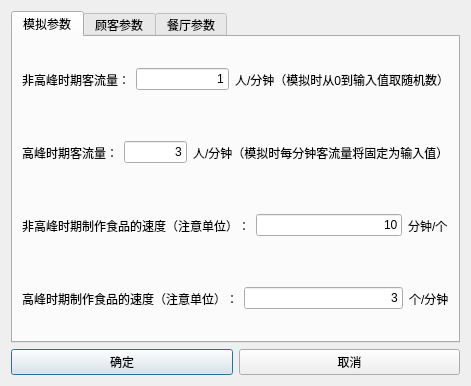
<?xml version="1.0" encoding="UTF-8"?>
<ui version="4.0">
 <class>setDialog</class>
 <widget class="QDialog" name="setDialog">
  <property name="geometry">
   <rect>
    <x>0</x>
    <y>0</y>
    <width>471</width>
    <height>386</height>
   </rect>
  </property>
  <property name="windowTitle">
   <string>参数设置</string>
  </property>
  <layout class="QVBoxLayout" name="verticalLayout">
   <item>
    <widget class="QTabWidget" name="tabWidget">
     <property name="currentIndex">
      <number>0</number>
     </property>
     <widget class="QWidget" name="tab">
      <attribute name="title">
       <string>模拟参数</string>
      </attribute>
      <layout class="QVBoxLayout" name="verticalLayout_5">
       <item>
        <layout class="QHBoxLayout" name="horizontalLayout_15">
         <item>
          <widget class="QLabel" name="label_14">
           <property name="text">
            <string>非高峰时期客流量：</string>
           </property>
          </widget>
         </item>
         <item>
          <widget class="QLineEdit" name="lineEdit_28">
           <property name="text">
            <string>1</string>
           </property>
           <property name="alignment">
            <set>Qt::AlignRight|Qt::AlignTrailing|Qt::AlignVCenter</set>
           </property>
          </widget>
         </item>
         <item>
          <widget class="QLabel" name="label_39">
           <property name="text">
            <string>人/分钟（模拟时从0到输入值取随机数）</string>
           </property>
          </widget>
         </item>
        </layout>
       </item>
       <item>
        <layout class="QHBoxLayout" name="horizontalLayout_16">
         <item>
          <widget class="QLabel" name="label_37">
           <property name="text">
            <string>高峰时期客流量：</string>
           </property>
          </widget>
         </item>
         <item>
          <widget class="QLineEdit" name="lineEdit_29">
           <property name="text">
            <string>3</string>
           </property>
           <property name="alignment">
            <set>Qt::AlignRight|Qt::AlignTrailing|Qt::AlignVCenter</set>
           </property>
          </widget>
         </item>
         <item>
          <widget class="QLabel" name="label_38">
           <property name="text">
            <string>人/分钟（模拟时每分钟客流量将固定为输入值）</string>
           </property>
          </widget>
         </item>
        </layout>
       </item>
       <item>
        <layout class="QHBoxLayout" name="horizontalLayout_17">
         <item>
          <widget class="QLabel" name="label_40">
           <property name="text">
            <string>非高峰时期制作食品的速度（注意单位）：</string>
           </property>
          </widget>
         </item>
         <item>
          <widget class="QLineEdit" name="lineEdit_30">
           <property name="text">
            <string>10</string>
           </property>
           <property name="alignment">
            <set>Qt::AlignRight|Qt::AlignTrailing|Qt::AlignVCenter</set>
           </property>
          </widget>
         </item>
         <item>
          <widget class="QLabel" name="label_43">
           <property name="text">
            <string>分钟/个</string>
           </property>
          </widget>
         </item>
        </layout>
       </item>
       <item>
        <layout class="QHBoxLayout" name="horizontalLayout_18">
         <item>
          <widget class="QLabel" name="label_41">
           <property name="text">
            <string>高峰时期制作食品的速度（注意单位）：</string>
           </property>
          </widget>
         </item>
         <item>
          <widget class="QLineEdit" name="lineEdit_31">
           <property name="text">
            <string>3</string>
           </property>
           <property name="alignment">
            <set>Qt::AlignRight|Qt::AlignTrailing|Qt::AlignVCenter</set>
           </property>
          </widget>
         </item>
         <item>
          <widget class="QLabel" name="label_42">
           <property name="text">
            <string>个/分钟</string>
           </property>
          </widget>
         </item>
        </layout>
       </item>
      </layout>
     </widget>
     <widget class="QWidget" name="tab_3">
      <attribute name="title">
       <string>顾客参数</string>
      </attribute>
      <layout class="QVBoxLayout" name="verticalLayout_2">
       <item>
        <layout class="QHBoxLayout" name="horizontalLayout_2">
         <item>
          <widget class="QLabel" name="label">
           <property name="text">
            <string>队伍每增加一人所增加的离开概率:</string>
           </property>
          </widget>
         </item>
         <item>
          <widget class="QLineEdit" name="lineEdit">
           <property name="text">
            <string>0.05</string>
           </property>
          </widget>
         </item>
        </layout>
       </item>
       <item>
        <layout class="QHBoxLayout" name="horizontalLayout_3">
         <item>
          <widget class="QLabel" name="label_2">
           <property name="text">
            <string>食物不足时选择离开的概率:</string>
           </property>
          </widget>
         </item>
         <item>
          <widget class="QLineEdit" name="lineEdit_2">
           <property name="text">
            <string>0.2</string>
           </property>
          </widget>
         </item>
        </layout>
       </item>
       <item>
        <layout class="QHBoxLayout" name="horizontalLayout_4">
         <item>
          <widget class="QLabel" name="label_3">
           <property name="text">
            <string>获取食物后离开就餐的概率(不考虑座位）:</string>
           </property>
          </widget>
         </item>
         <item>
          <widget class="QLineEdit" name="lineEdit_3">
           <property name="text">
            <string>0.3</string>
           </property>
          </widget>
         </item>
        </layout>
       </item>
       <item>
        <layout class="QHBoxLayout" name="horizontalLayout_5">
         <item>
          <widget class="QLabel" name="label_4">
           <property name="text">
            <string>没有座位时离开的概率:</string>
           </property>
          </widget>
         </item>
         <item>
          <widget class="QLineEdit" name="lineEdit_4">
           <property name="text">
            <string>0.5</string>
           </property>
          </widget>
         </item>
        </layout>
       </item>
      </layout>
     </widget>
     <widget class="QWidget" name="tab_2">
      <attribute name="title">
       <string>餐厅参数</string>
      </attribute>
      <layout class="QVBoxLayout" name="verticalLayout_3">
       <item>
        <layout class="QHBoxLayout" name="horizontalLayout_6">
         <item>
          <widget class="QLabel" name="label_5">
           <property name="text">
            <string>座位数量：</string>
           </property>
          </widget>
         </item>
         <item>
          <widget class="QLineEdit" name="lineEdit_5">
           <property name="text">
            <string>15</string>
           </property>
          </widget>
         </item>
        </layout>
       </item>
       <item>
        <layout class="QHBoxLayout" name="horizontalLayout_7">
         <item>
          <widget class="QLabel" name="label_6">
           <property name="text">
            <string>每种食物的最大保存量：</string>
           </property>
          </widget>
         </item>
         <item>
          <widget class="QLineEdit" name="lineEdit_6">
           <property name="text">
            <string>20</string>
           </property>
          </widget>
         </item>
        </layout>
       </item>
       <item>
        <layout class="QVBoxLayout" name="verticalLayout_4">
         <item>
          <widget class="QLabel" name="label_7">
           <property name="text">
            <string>食物参数（从左至右依次为成本、价格、保质期）</string>
           </property>
           <property name="alignment">
            <set>Qt::AlignCenter</set>
           </property>
          </widget>
         </item>
        </layout>
       </item>
       <item>
        <layout class="QHBoxLayout" name="horizontalLayout_8">
         <item>
          <widget class="QLabel" name="label_8">
           <property name="text">
            <string>汉堡：</string>
           </property>
          </widget>
         </item>
         <item>
          <widget class="QLineEdit" name="lineEdit_7">
           <property name="text">
            <string>5</string>
           </property>
           <property name="alignment">
            <set>Qt::AlignRight|Qt::AlignTrailing|Qt::AlignVCenter</set>
           </property>
          </widget>
         </item>
         <item>
          <widget class="QLabel" name="label_15">
           <property name="text">
            <string>元  </string>
           </property>
          </widget>
         </item>
         <item>
          <widget class="QLineEdit" name="lineEdit_8">
           <property name="text">
            <string>10</string>
           </property>
           <property name="alignment">
            <set>Qt::AlignRight|Qt::AlignTrailing|Qt::AlignVCenter</set>
           </property>
          </widget>
         </item>
         <item>
          <widget class="QLabel" name="label_16">
           <property name="text">
            <string>元  </string>
           </property>
          </widget>
         </item>
         <item>
          <widget class="QLineEdit" name="lineEdit_9">
           <property name="text">
            <string>20</string>
           </property>
           <property name="alignment">
            <set>Qt::AlignRight|Qt::AlignTrailing|Qt::AlignVCenter</set>
           </property>
          </widget>
         </item>
         <item>
          <widget class="QLabel" name="label_17">
           <property name="text">
            <string>分钟</string>
           </property>
          </widget>
         </item>
        </layout>
       </item>
       <item>
        <layout class="QHBoxLayout" name="horizontalLayout_9">
         <item>
          <widget class="QLabel" name="label_18">
           <property name="text">
            <string>薯条：</string>
           </property>
          </widget>
         </item>
         <item>
          <widget class="QLineEdit" name="lineEdit_10">
           <property name="text">
            <string>3</string>
           </property>
           <property name="alignment">
            <set>Qt::AlignRight|Qt::AlignTrailing|Qt::AlignVCenter</set>
           </property>
          </widget>
         </item>
         <item>
          <widget class="QLabel" name="label_19">
           <property name="text">
            <string>元  </string>
           </property>
          </widget>
         </item>
         <item>
          <widget class="QLineEdit" name="lineEdit_11">
           <property name="text">
            <string>8</string>
           </property>
           <property name="alignment">
            <set>Qt::AlignRight|Qt::AlignTrailing|Qt::AlignVCenter</set>
           </property>
          </widget>
         </item>
         <item>
          <widget class="QLabel" name="label_20">
           <property name="text">
            <string>元  </string>
           </property>
          </widget>
         </item>
         <item>
          <widget class="QLineEdit" name="lineEdit_12">
           <property name="text">
            <string>20</string>
           </property>
           <property name="alignment">
            <set>Qt::AlignRight|Qt::AlignTrailing|Qt::AlignVCenter</set>
           </property>
          </widget>
         </item>
         <item>
          <widget class="QLabel" name="label_21">
           <property name="text">
            <string>分钟</string>
           </property>
          </widget>
         </item>
        </layout>
       </item>
       <item>
        <layout class="QHBoxLayout" name="horizontalLayout_10">
         <item>
          <widget class="QLabel" name="label_9">
           <property name="text">
            <string>蛋挞：</string>
           </property>
          </widget>
         </item>
         <item>
          <widget class="QLineEdit" name="lineEdit_13">
           <property name="text">
            <string>2</string>
           </property>
           <property name="alignment">
            <set>Qt::AlignRight|Qt::AlignTrailing|Qt::AlignVCenter</set>
           </property>
          </widget>
         </item>
         <item>
          <widget class="QLabel" name="label_22">
           <property name="text">
            <string>元  </string>
           </property>
          </widget>
         </item>
         <item>
          <widget class="QLineEdit" name="lineEdit_14">
           <property name="text">
            <string>5</string>
           </property>
           <property name="alignment">
            <set>Qt::AlignRight|Qt::AlignTrailing|Qt::AlignVCenter</set>
           </property>
          </widget>
         </item>
         <item>
          <widget class="QLabel" name="label_23">
           <property name="text">
            <string>元  </string>
           </property>
          </widget>
         </item>
         <item>
          <widget class="QLineEdit" name="lineEdit_15">
           <property name="text">
            <string>20</string>
           </property>
           <property name="alignment">
            <set>Qt::AlignRight|Qt::AlignTrailing|Qt::AlignVCenter</set>
           </property>
          </widget>
         </item>
         <item>
          <widget class="QLabel" name="label_24">
           <property name="text">
            <string>分钟</string>
           </property>
          </widget>
         </item>
        </layout>
       </item>
       <item>
        <layout class="QHBoxLayout" name="horizontalLayout_11">
         <item>
          <widget class="QLabel" name="label_10">
           <property name="text">
            <string>鸡块：</string>
           </property>
          </widget>
         </item>
         <item>
          <widget class="QLineEdit" name="lineEdit_16">
           <property name="text">
            <string>5</string>
           </property>
           <property name="alignment">
            <set>Qt::AlignRight|Qt::AlignTrailing|Qt::AlignVCenter</set>
           </property>
          </widget>
         </item>
         <item>
          <widget class="QLabel" name="label_25">
           <property name="text">
            <string>元  </string>
           </property>
          </widget>
         </item>
         <item>
          <widget class="QLineEdit" name="lineEdit_17">
           <property name="text">
            <string>8</string>
           </property>
           <property name="alignment">
            <set>Qt::AlignRight|Qt::AlignTrailing|Qt::AlignVCenter</set>
           </property>
          </widget>
         </item>
         <item>
          <widget class="QLabel" name="label_26">
           <property name="text">
            <string>元  </string>
           </property>
          </widget>
         </item>
         <item>
          <widget class="QLineEdit" name="lineEdit_18">
           <property name="text">
            <string>20</string>
           </property>
           <property name="alignment">
            <set>Qt::AlignRight|Qt::AlignTrailing|Qt::AlignVCenter</set>
           </property>
          </widget>
         </item>
         <item>
          <widget class="QLabel" name="label_27">
           <property name="text">
            <string>分钟</string>
           </property>
          </widget>
         </item>
        </layout>
       </item>
       <item>
        <layout class="QHBoxLayout" name="horizontalLayout_12">
         <item>
          <widget class="QLabel" name="label_11">
           <property name="text">
            <string>橙汁：</string>
           </property>
          </widget>
         </item>
         <item>
          <widget class="QLineEdit" name="lineEdit_19">
           <property name="text">
            <string>4</string>
           </property>
           <property name="alignment">
            <set>Qt::AlignRight|Qt::AlignTrailing|Qt::AlignVCenter</set>
           </property>
          </widget>
         </item>
         <item>
          <widget class="QLabel" name="label_28">
           <property name="text">
            <string>元  </string>
           </property>
          </widget>
         </item>
         <item>
          <widget class="QLineEdit" name="lineEdit_20">
           <property name="text">
            <string>6</string>
           </property>
           <property name="alignment">
            <set>Qt::AlignRight|Qt::AlignTrailing|Qt::AlignVCenter</set>
           </property>
          </widget>
         </item>
         <item>
          <widget class="QLabel" name="label_29">
           <property name="text">
            <string>元  </string>
           </property>
          </widget>
         </item>
         <item>
          <widget class="QLineEdit" name="lineEdit_21">
           <property name="text">
            <string>60</string>
           </property>
           <property name="alignment">
            <set>Qt::AlignRight|Qt::AlignTrailing|Qt::AlignVCenter</set>
           </property>
          </widget>
         </item>
         <item>
          <widget class="QLabel" name="label_30">
           <property name="text">
            <string>分钟</string>
           </property>
          </widget>
         </item>
        </layout>
       </item>
       <item>
        <layout class="QHBoxLayout" name="horizontalLayout_13">
         <item>
          <widget class="QLabel" name="label_12">
           <property name="text">
            <string>可乐：</string>
           </property>
          </widget>
         </item>
         <item>
          <widget class="QLineEdit" name="lineEdit_22">
           <property name="text">
            <string>3</string>
           </property>
           <property name="alignment">
            <set>Qt::AlignRight|Qt::AlignTrailing|Qt::AlignVCenter</set>
           </property>
          </widget>
         </item>
         <item>
          <widget class="QLabel" name="label_31">
           <property name="text">
            <string>元  </string>
           </property>
          </widget>
         </item>
         <item>
          <widget class="QLineEdit" name="lineEdit_23">
           <property name="text">
            <string>5</string>
           </property>
           <property name="alignment">
            <set>Qt::AlignRight|Qt::AlignTrailing|Qt::AlignVCenter</set>
           </property>
          </widget>
         </item>
         <item>
          <widget class="QLabel" name="label_32">
           <property name="text">
            <string>元  </string>
           </property>
          </widget>
         </item>
         <item>
          <widget class="QLineEdit" name="lineEdit_24">
           <property name="text">
            <string>60</string>
           </property>
           <property name="alignment">
            <set>Qt::AlignRight|Qt::AlignTrailing|Qt::AlignVCenter</set>
           </property>
          </widget>
         </item>
         <item>
          <widget class="QLabel" name="label_33">
           <property name="text">
            <string>分钟</string>
           </property>
          </widget>
         </item>
        </layout>
       </item>
       <item>
        <layout class="QHBoxLayout" name="horizontalLayout_14">
         <item>
          <widget class="QLabel" name="label_13">
           <property name="text">
            <string>咖啡：</string>
           </property>
          </widget>
         </item>
         <item>
          <widget class="QLineEdit" name="lineEdit_25">
           <property name="text">
            <string>5</string>
           </property>
           <property name="alignment">
            <set>Qt::AlignRight|Qt::AlignTrailing|Qt::AlignVCenter</set>
           </property>
          </widget>
         </item>
         <item>
          <widget class="QLabel" name="label_34">
           <property name="text">
            <string>元  </string>
           </property>
          </widget>
         </item>
         <item>
          <widget class="QLineEdit" name="lineEdit_26">
           <property name="text">
            <string>8</string>
           </property>
           <property name="alignment">
            <set>Qt::AlignRight|Qt::AlignTrailing|Qt::AlignVCenter</set>
           </property>
          </widget>
         </item>
         <item>
          <widget class="QLabel" name="label_35">
           <property name="text">
            <string>元  </string>
           </property>
          </widget>
         </item>
         <item>
          <widget class="QLineEdit" name="lineEdit_27">
           <property name="text">
            <string>60</string>
           </property>
           <property name="alignment">
            <set>Qt::AlignRight|Qt::AlignTrailing|Qt::AlignVCenter</set>
           </property>
          </widget>
         </item>
         <item>
          <widget class="QLabel" name="label_36">
           <property name="text">
            <string>分钟</string>
           </property>
          </widget>
         </item>
        </layout>
       </item>
      </layout>
     </widget>
    </widget>
   </item>
   <item>
    <layout class="QHBoxLayout" name="horizontalLayout">
     <item>
      <widget class="QPushButton" name="saveButton">
       <property name="text">
        <string>确定</string>
       </property>
      </widget>
     </item>
     <item>
      <widget class="QPushButton" name="cancelButton">
       <property name="text">
        <string>取消</string>
       </property>
      </widget>
     </item>
    </layout>
   </item>
  </layout>
 </widget>
 <resources/>
 <connections/>
</ui>
